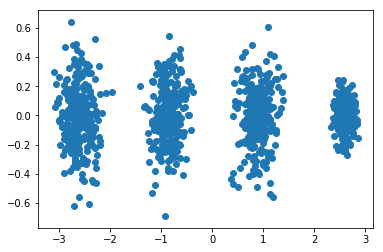

Write Python code to recreate this figure.
import numpy as np
import matplotlib.pyplot as plt
from mpl_toolkits.mplot3d import Axes3D
from sklearn.datasets.samples_generator import make_blobs
from scipy.spatial.distance import cdist



def pca(dataMat, percentage=0.9, n_components=0):
    meanVals = np.mean(dataMat, axis=0)
    meanReoved = dataMat - meanVals
    covMat = np.cov(meanReoved, rowvar=0)

    # calcute eig value and eig vector
    eigVals, eigVects = np.linalg.eig(np.mat(covMat))

    # cal the num of Principal Component
    if n_components == 0:
        k = eigValPct(eigVals, percentage)
    else:
        k = n_components
    eigVallnd = np.argsort(eigVals)
    eigVallnd = eigVallnd[:-(k+1):-1]

    redEigVects = eigVects[:,eigVallnd]

    lowDDataMat = meanReoved * redEigVects
    
    reconMat = (lowDDataMat *  redEigVects.T) + meanVals
    return lowDDataMat, reconMat

def eigValPct(eigVals, percentage):
    sortArray = np.sort(eigVals)
    sortArray = sortArray[-1::-1]
    arraySum = np.sum(sortArray)
    tempSum = 0
    num = 0
    for i in sortArray:
        tempSum += i
        num += 1
        if tempSum >= arraySum * percentage:
            return num

def mds(dataMat, lowD):
    m = dataMat.shape[0]
    dist = cdist(dataMat, dataMat)
    dist_square = dist * dist
    i_dist_square = np.sum(dist_square, axis=1) / m
    j_dist_square = np.sum(dist_square, axis=0) / m
    sum_dist_square = np.sum(dist_square) / (m * m)
    B = -1/2 * (dist_square - i_dist_square - j_dist_square + sum_dist_square)

    eigVals, eigVects = np.linalg.eig(np.mat(B))

    k = lowD

    eigVallnd = np.argsort(eigVals)
    eigVallnd = eigVallnd[:-(k+1):-1]

    redEigVects = eigVects[:,eigVallnd]
    diag = np.diag(eigVals[eigVallnd])
    lowDDataMat = (diag**(1/2)) * redEigVects.T

    return lowDDataMat.T


def plt3D(X):
    fig = plt.figure()
    plt.scatter(X[:,0], X[:,1], marker='o')
    plt.show()

# X -- sample feature;y -- sample class
X,Y = make_blobs(n_samples=1000,
                 n_features=3, 
                 centers=[[3,3,3],[0,0,0],[1,1,1],[2,2,2]],
                 cluster_std=[0.2, 0.1, 0.2, 0.2],
                 random_state=9)
fig = plt.figure()
ax = Axes3D(fig, rect=[0,0,1,1], elev=30, azim=20)
plt.scatter(X[:,0], X[:,1], X[:,2], marker='o')
plt.show()

lowDDataMat, reconMat = pca(X, n_components=2)
newX =  np.array(lowDDataMat)
plt3D(newX)

lowDDataMat = mds(X, 2)
newX =  np.array(lowDDataMat)
plt3D(newX)
